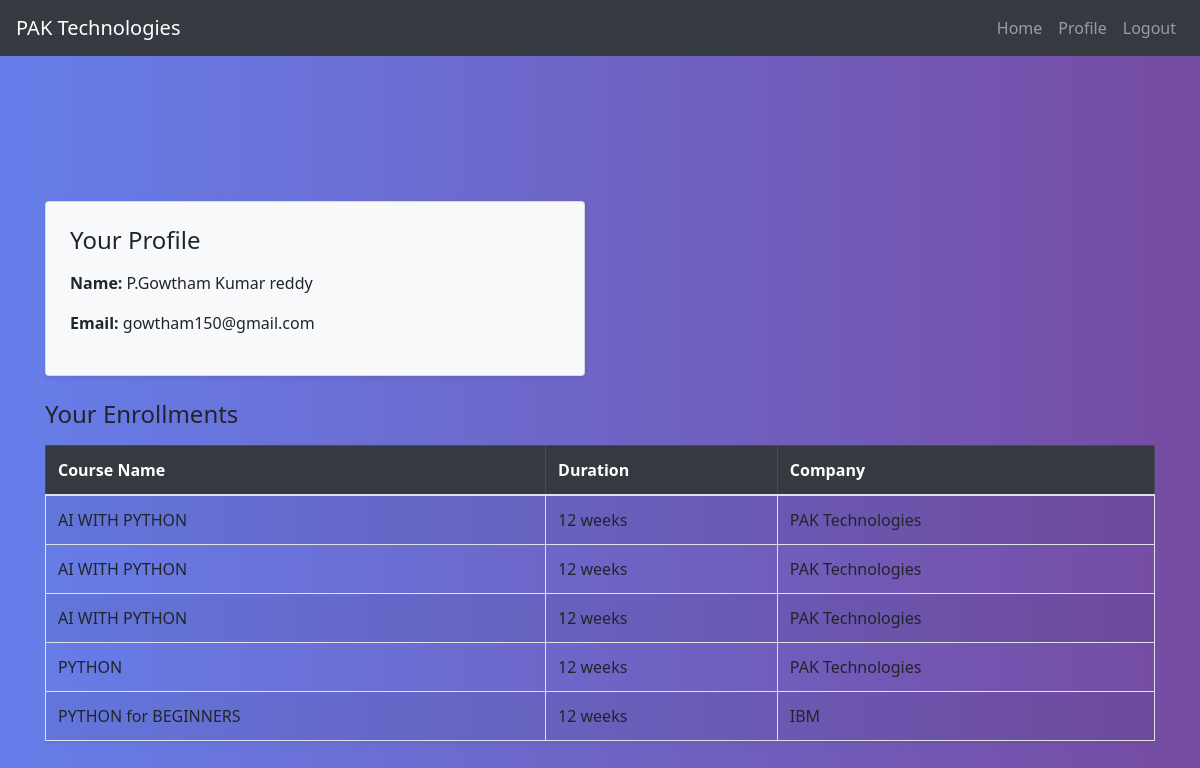
/student/profile (signed in), run on the app's committed database.
### tables this page shows
CREATE TABLE students (
            id INTEGER PRIMARY KEY AUTOINCREMENT,
            name TEXT NOT NULL,
            email TEXT UNIQUE NOT NULL,
            password TEXT NOT NULL
        );

CREATE TABLE enrollments (
            id INTEGER PRIMARY KEY AUTOINCREMENT,
            student_id INTEGER,
            course_id INTEGER,
            name TEXT NOT NULL,
            roll_number TEXT NOT NULL,
            year TEXT NOT NULL,
            FOREIGN KEY (student_id) REFERENCES students(id),
            FOREIGN KEY (course_id) REFERENCES courses(id)
        );

CREATE TABLE courses (
            id INTEGER PRIMARY KEY AUTOINCREMENT,
            name TEXT NOT NULL,
            duration TEXT NOT NULL,
            company_name TEXT NOT NULL
        );

### app.py (the view)
@app.route('/student/profile')
@student_login_required
def student_profile():
    conn = get_db_connection()
    student = conn.execute("SELECT * FROM students WHERE id = ?", (session['student_id'],)).fetchone()
    enrollments = conn.execute('''
        SELECT courses.name AS course_name, courses.duration, courses.company_name,
               enrollments.name AS student_name, enrollments.roll_number, enrollments.year
        FROM enrollments
        JOIN courses ON enrollments.course_id = courses.id
        WHERE enrollments.student_id = ?
    ''', (session['student_id'],)).fetchall()
    conn.close()
    return render_template('student/profile.html', student=student, enrollments=enrollments)

### app.py (called while the page is built)
def get_db_connection():
    conn = sqlite3.connect('courses.db')
    conn.row_factory = sqlite3.Row
    return conn

def student_login_required(f):
    @wraps(f)
    def decorated_function(*args, **kwargs):
        if 'student_id' not in session:
            flash("Student access required. Please login.")
            return redirect(url_for('student_login'))
        return f(*args, **kwargs)
    return decorated_function

### templates/student/profile.html
{% extends 'base.html' %}
{% block content %}
<div class="container mt-5">
    <div class="row mb-4">
        <div class="col-md-6">
            <div class="card p-4 shadow-sm bg-light">
                <h4 class="mb-3">Your Profile</h4>
                <p><strong>Name:</strong> {{ student.name }}</p>
                <p><strong>Email:</strong> {{ student.email }}</p>
            </div>
        </div>
    </div>
    <h4 class="mb-3">Your Enrollments</h4>
    <div class="table-responsive">
        <table class="table table-bordered table-striped shadow-sm">
            <thead class="table-dark">
                <tr>
                    <th>Course Name</th>
                    <th>Duration</th>
                    <th>Company</th>
                </tr>
            </thead>
            <tbody>
                {% for e in enrollments %}
                <tr>
                    <td>{{ e.course_name }}</td>
                    <td>{{ e.duration }}</td>
                    <td>{{ e.company_name }}</td>
                </tr>
                {% endfor %}
            </tbody>
        </table>
    </div>
</div>
{% endblock %}

### static/css/style.css (style rules this page uses)
body { margin: 0; padding: 0; font-family: 'Segoe UI', Arial, sans-serif; background: linear-gradient(to right, #667eea, #764ba2); min-height: 100vh; }

### data on the page
students: name "P.Gowtham Kumar reddy", email "gowtham150@gmail.com"
enrollments: course_name "AI WITH PYTHON", duration "12 weeks", company_name "PAK Technologies"
enrollments: course_name "AI WITH PYTHON", duration "12 weeks", company_name "PAK Technologies"
enrollments: course_name "AI WITH PYTHON", duration "12 weeks", company_name "PAK Technologies"
enrollments: course_name "PYTHON", duration "12 weeks", company_name "PAK Technologies"
enrollments: course_name "PYTHON for BEGINNERS", duration "12 weeks", company_name "IBM"
